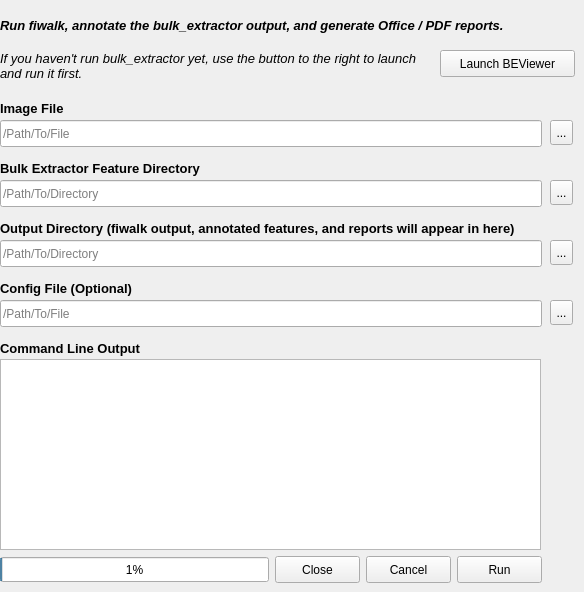
      <widget class="QWidget" name="tab">
       <attribute name="title">
        <string>Run All</string>
       </attribute>
       <widget class="QLabel" name="label_rep_fwxmlfile_5">
        <property name="geometry">
         <rect>
          <x>0</x>
          <y>100</y>
          <width>269</width>
          <height>16</height>
         </rect>
        </property>
        <property name="font">
         <font>
          <pointsize>10</pointsize>
          <weight>75</weight>
          <bold>true</bold>
         </font>
        </property>
        <property name="text">
         <string>Image File</string>
        </property>
       </widget>
       <widget class="QLineEdit" name="lineEdit_rep_confile_9">
        <property name="geometry">
         <rect>
          <x>0</x>
          <y>300</y>
          <width>542</width>
          <height>27</height>
         </rect>
        </property>
        <property name="placeholderText">
         <string>/Path/To/File</string>
        </property>
       </widget>
       <widget class="QToolButton" name="toolButton_rep_fwxmlfile_5">
        <property name="geometry">
         <rect>
          <x>550</x>
          <y>120</y>
          <width>23</width>
          <height>25</height>
         </rect>
        </property>
        <property name="text">
         <string>...</string>
        </property>
       </widget>
       <widget class="QPushButton" name="pb_rep_run_5">
        <property name="geometry">
         <rect>
          <x>457</x>
          <y>556</y>
          <width>85</width>
          <height>27</height>
         </rect>
        </property>
        <property name="sizePolicy">
         <sizepolicy hsizetype="Fixed" vsizetype="Fixed">
          <horstretch>0</horstretch>
          <verstretch>0</verstretch>
         </sizepolicy>
        </property>
        <property name="text">
         <string>Run</string>
        </property>
       </widget>
       <widget class="QLineEdit" name="lineEdit_rep_outdir_5">
        <property name="geometry">
         <rect>
          <x>0</x>
          <y>240</y>
          <width>542</width>
          <height>27</height>
         </rect>
        </property>
        <property name="placeholderText">
         <string>/Path/To/Directory</string>
        </property>
       </widget>
       <widget class="QToolButton" name="toolButton_rep_confile_5">
        <property name="geometry">
         <rect>
          <x>550</x>
          <y>300</y>
          <width>23</width>
          <height>25</height>
         </rect>
        </property>
        <property name="text">
         <string>...</string>
        </property>
       </widget>
       <widget class="QLineEdit" name="lineEdit_rep_fwxmlfile_5">
        <property name="geometry">
         <rect>
          <x>0</x>
          <y>120</y>
          <width>542</width>
          <height>27</height>
         </rect>
        </property>
        <property name="text">
         <string/>
        </property>
        <property name="placeholderText">
         <string>/Path/To/File</string>
        </property>
       </widget>
       <widget class="QToolButton" name="toolButton_rep_outdir_5">
        <property name="geometry">
         <rect>
          <x>550</x>
          <y>240</y>
          <width>23</width>
          <height>25</height>
         </rect>
        </property>
        <property name="text">
         <string>...</string>
        </property>
       </widget>
       <widget class="QLabel" name="label_rep_confile_9">
        <property name="geometry">
         <rect>
          <x>0</x>
          <y>280</y>
          <width>269</width>
          <height>16</height>
         </rect>
        </property>
        <property name="font">
         <font>
          <pointsize>10</pointsize>
          <weight>75</weight>
          <bold>true</bold>
         </font>
        </property>
        <property name="text">
         <string>Config File (Optional)</string>
        </property>
       </widget>
       <widget class="QLabel" name="label_rep_outdir_5">
        <property name="geometry">
         <rect>
          <x>0</x>
          <y>220</y>
          <width>551</width>
          <height>16</height>
         </rect>
        </property>
        <property name="font">
         <font>
          <pointsize>10</pointsize>
          <weight>75</weight>
          <bold>true</bold>
         </font>
        </property>
        <property name="text">
         <string>Output Directory (fiwalk output, annotated features, and reports will appear in here)</string>
        </property>
       </widget>
       <widget class="QProgressBar" name="progressBar_rep_5">
        <property name="geometry">
         <rect>
          <x>0</x>
          <y>557</y>
          <width>269</width>
          <height>25</height>
         </rect>
        </property>
        <property name="value">
         <number>1</number>
        </property>
       </widget>
       <widget class="QLabel" name="label_rephdr_5">
        <property name="geometry">
         <rect>
          <x>0</x>
          <y>10</y>
          <width>571</width>
          <height>31</height>
         </rect>
        </property>
        <property name="font">
         <font>
          <pointsize>10</pointsize>
          <weight>75</weight>
          <italic>true</italic>
          <bold>true</bold>
         </font>
        </property>
        <property name="text">
         <string>Run fiwalk, annotate the bulk_extractor output, and generate Office / PDF reports.</string>
        </property>
        <property name="wordWrap">
         <bool>true</bool>
        </property>
       </widget>
       <widget class="QPushButton" name="pb_rep_close_5">
        <property name="geometry">
         <rect>
          <x>275</x>
          <y>556</y>
          <width>85</width>
          <height>27</height>
         </rect>
        </property>
        <property name="sizePolicy">
         <sizepolicy hsizetype="Fixed" vsizetype="Fixed">
          <horstretch>0</horstretch>
          <verstretch>0</verstretch>
         </sizepolicy>
        </property>
        <property name="text">
         <string>Close</string>
        </property>
       </widget>
       <widget class="QTextEdit" name="textEdit_rep_5">
        <property name="geometry">
         <rect>
          <x>0</x>
          <y>359</y>
          <width>541</width>
          <height>191</height>
         </rect>
        </property>
        <property name="autoFillBackground">
         <bool>true</bool>
        </property>
        <property name="textInteractionFlags">
         <set>Qt::TextSelectableByKeyboard|Qt::TextSelectableByMouse</set>
        </property>
       </widget>
       <widget class="QLabel" name="label_rep_cmdlineoutput_5">
        <property name="geometry">
         <rect>
          <x>0</x>
          <y>340</y>
          <width>269</width>
          <height>16</height>
         </rect>
        </property>
        <property name="font">
         <font>
          <pointsize>10</pointsize>
          <weight>75</weight>
          <bold>true</bold>
         </font>
        </property>
        <property name="text">
         <string>Command Line Output</string>
        </property>
       </widget>
       <widget class="QPushButton" name="pb_rep_cancel_5">
        <property name="geometry">
         <rect>
          <x>366</x>
          <y>556</y>
          <width>85</width>
          <height>27</height>
         </rect>
        </property>
        <property name="sizePolicy">
         <sizepolicy hsizetype="Fixed" vsizetype="Fixed">
          <horstretch>0</horstretch>
          <verstretch>0</verstretch>
         </sizepolicy>
        </property>
        <property name="text">
         <string>Cancel</string>
        </property>
       </widget>
       <widget class="QPushButton" name="pushButton_bev_2">
        <property name="geometry">
         <rect>
          <x>440</x>
          <y>50</y>
          <width>135</width>
          <height>27</height>
         </rect>
        </property>
        <property name="sizePolicy">
         <sizepolicy hsizetype="Fixed" vsizetype="Fixed">
          <horstretch>0</horstretch>
          <verstretch>0</verstretch>
         </sizepolicy>
        </property>
        <property name="text">
         <string>Launch BEViewer</string>
        </property>
       </widget>
       <widget class="QLabel" name="label_rephdr_6">
        <property name="geometry">
         <rect>
          <x>0</x>
          <y>50</y>
          <width>441</width>
          <height>31</height>
         </rect>
        </property>
        <property name="font">
         <font>
          <pointsize>10</pointsize>
          <italic>true</italic>
         </font>
        </property>
        <property name="text">
         <string>If you haven't run bulk_extractor yet, use the button to the right to launch and run it first.</string>
        </property>
        <property name="wordWrap">
         <bool>true</bool>
        </property>
       </widget>
       <widget class="QToolButton" name="toolButton_rep_outdir_6">
        <property name="geometry">
         <rect>
          <x>550</x>
          <y>180</y>
          <width>23</width>
          <height>25</height>
         </rect>
        </property>
        <property name="text">
         <string>...</string>
        </property>
       </widget>
       <widget class="QLabel" name="label_rep_outdir_6">
        <property name="geometry">
         <rect>
          <x>0</x>
          <y>160</y>
          <width>391</width>
          <height>16</height>
         </rect>
        </property>
        <property name="font">
         <font>
          <pointsize>10</pointsize>
          <weight>75</weight>
          <bold>true</bold>
         </font>
        </property>
        <property name="text">
         <string>Bulk Extractor Feature Directory</string>
        </property>
       </widget>
       <widget class="QLineEdit" name="lineEdit_rep_outdir_6">
        <property name="geometry">
         <rect>
          <x>0</x>
          <y>180</y>
          <width>542</width>
          <height>27</height>
         </rect>
        </property>
        <property name="placeholderText">
         <string>/Path/To/Directory</string>
        </property>
       </widget>
      </widget>
